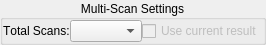
     <widget class="QGroupBox" name="groupBoxMultiScan">
      <property name="geometry">
       <rect>
        <x>440</x>
        <y>630</y>
        <width>298</width>
        <height>49</height>
       </rect>
      </property>
      <property name="font">
       <font>
        <kerning>false</kerning>
       </font>
      </property>
      <property name="title">
       <string notr="true">Multi-Scan Settings</string>
      </property>
      <property name="alignment">
       <set>Qt::AlignCenter</set>
      </property>
      <property name="flat">
       <bool>false</bool>
      </property>
      <layout class="QHBoxLayout" name="horizontalLayout_11">
       <property name="spacing">
        <number>0</number>
       </property>
       <property name="sizeConstraint">
        <enum>QLayout::SetFixedSize</enum>
       </property>
       <property name="leftMargin">
        <number>0</number>
       </property>
       <property name="topMargin">
        <number>0</number>
       </property>
       <property name="rightMargin">
        <number>0</number>
       </property>
       <property name="bottomMargin">
        <number>0</number>
       </property>
       <item>
        <layout class="QHBoxLayout" name="horizontalLayout_10">
         <item>
          <layout class="QHBoxLayout" name="horizontalLayout_8">
           <item>
            <widget class="QLabel" name="labelScanInterval_2">
             <property name="font">
              <font>
               <weight>50</weight>
               <bold>false</bold>
              </font>
             </property>
             <property name="toolTip">
              <string>Total number of scans to be done for the inspection.</string>
             </property>
             <property name="statusTip">
              <string>Total number of scans to be done for the inspection.</string>
             </property>
             <property name="text">
              <string>Total Scans:</string>
             </property>
            </widget>
           </item>
           <item>
            <widget class="QComboBox" name="enumTotalScans">
             <property name="font">
              <font>
               <weight>50</weight>
               <bold>false</bold>
              </font>
             </property>
             <property name="toolTip">
              <string>Total number of scans to be done for the inspection.</string>
             </property>
             <property name="statusTip">
              <string>Total number of scans to be done for the inspection.</string>
             </property>
            </widget>
           </item>
          </layout>
         </item>
         <item>
          <widget class="QCheckBox" name="checkBox_useCurrentResults">
           <property name="enabled">
            <bool>false</bool>
           </property>
           <property name="font">
            <font>
             <weight>50</weight>
             <bold>false</bold>
            </font>
           </property>
           <property name="statusTip">
            <string>Current result will be combined with the results of the next inspection.</string>
           </property>
           <property name="text">
            <string>Use current result</string>
           </property>
          </widget>
         </item>
        </layout>
       </item>
      </layout>
     </widget>
